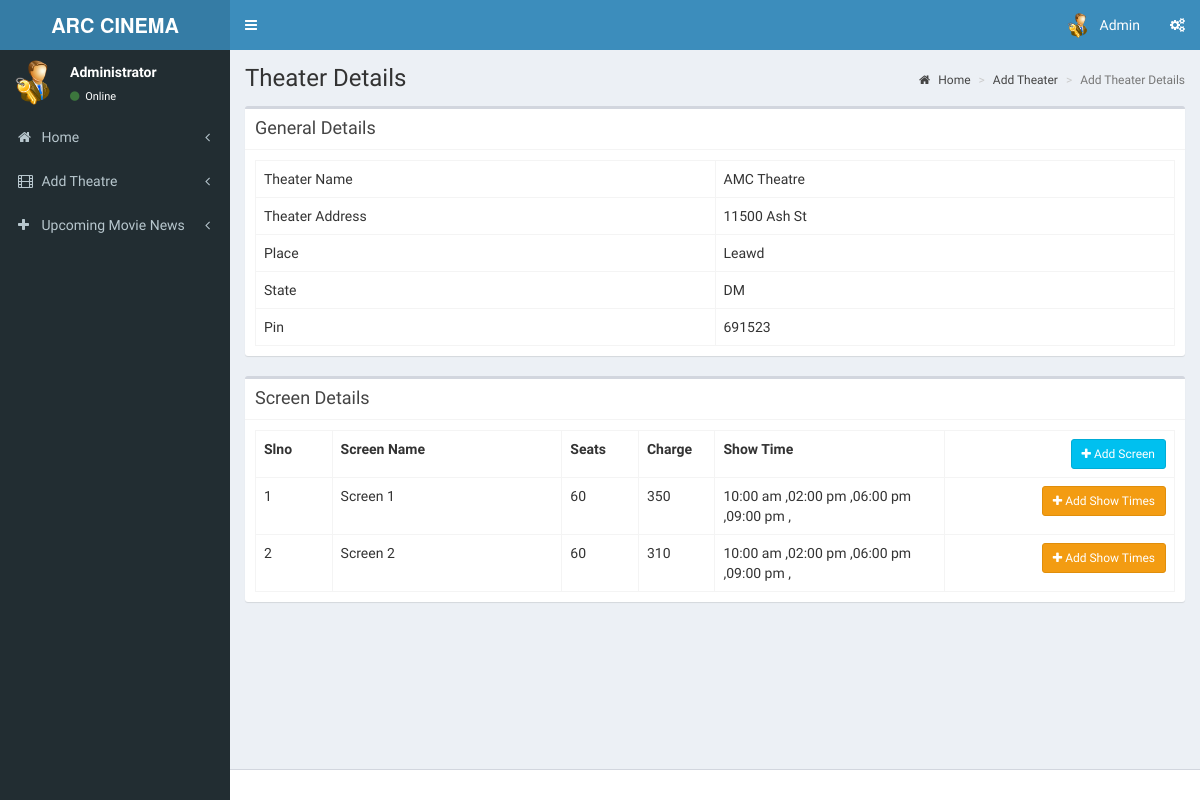
The app's page /admin/pages/add_theatre_2.1.php?id=3 (signed in) with its own data.
### tables this page shows
CREATE TABLE `tbl_theatre` (
  `id` int(11) NOT NULL,
  `name` varchar(100) NOT NULL,
  `address` varchar(100) NOT NULL,
  `place` varchar(100) NOT NULL,
  `state` varchar(50) NOT NULL,
  `pin` int(11) NOT NULL
);

CREATE TABLE `tbl_screens` (
  `screen_id` int(11) NOT NULL,
  `t_id` int(11) NOT NULL COMMENT 'theatre id',
  `screen_name` varchar(110) NOT NULL,
  `seats` int(11) NOT NULL COMMENT 'number of seats',
  `charge` int(11) NOT NULL
);

CREATE TABLE `tbl_show_time` (
  `st_id` int(11) NOT NULL,
  `screen_id` int(11) NOT NULL,
  `name` varchar(40) NOT NULL COMMENT 'noon,second,etc',
  `start_time` time NOT NULL
);

### admin/pages/add_theatre_2.1.php (the view, shortened to what this page needs)
<?php
include('header.php');
?>
  <div class="content-wrapper">
    <section class="content-header">
      <h1>
        Theater Details
      </h1>
      <ol class="breadcrumb">
        <li><a href="index.php"><i class="fa fa-home"></i> Home</a></li>
        <li><a href="add_theater.php">Add Theater</a></li>
        <li class="active">Add Theater Details</li>
      </ol>
    </section>
    <section class="content">
      <div class="box">
         <div class="box-header with-border">
              <h3 class="box-title">General Details</h3>
            </div>
        <div class="box-body">
          <?php
            $th=mysqli_query($con,"select * from tbl_theatre where id='".$_GET['id']."'");
            $theatre=mysqli_fetch_array($th);
          ?>
            <table class="table table-bordered table-hover">
                <tr>
                    <td class="col-md-6">Theater Name</td>
                    <td  class="col-md-6"><?php echo $theatre['name'];?></td>
                </tr>
                <tr>
                    <td>Theater Address</td>
                    <td><?php echo $theatre['address'];?></td>
                </tr>
                <tr>
                    <td>Place</td>
                    <td><?php echo $theatre['place'];?></td>
                </tr>
                <tr>
                    <td>State</td>
                    <td><?php echo $theatre['state'];?></td>
                </tr>
                <tr>
                    <td>Pin</td>
                    <td><?php echo $theatre['pin'];?></td>
                </tr>
            </table>
        </div>
      </div>
         <div class="box">
         <div class="box-header with-border">
              <h3 class="box-title">Screen Details</h3>
            </div>
        <div class="box-body" id="screendtls">
          <?php
            $sr=mysqli_query($con,"select * from tbl_screens where t_id='".$_GET['id']."'");
            if(mysqli_num_rows($sr))
            {
          ?>
            <table class="table table-bordered table-hover">
              <th class="col-md-1">Slno</th>
              <th class="col-md-3">Screen Name</th>
              <th class="col-md-1">Seats</th>
              <th class="col-md-1">Charge</th>
              <th class="col-md-3">Show Time</th>
              <th class="text-right col-md-3"><button data-toggle="modal" data-target="#view-modal" id="getUser" class="btn btn-sm btn-info"><i class="fa fa-plus"></i> Add Screen</button></th>
                <?php
                $sl=1;
                while($screen=mysqli_fetch_array($sr))
                {
                  ?>
                  <tr>
                    <td><?php echo $sl;?></td>
                    <td><?php echo $screen['screen_name'];?></td>
                    <td><?php echo $screen['seats'];?></td>
                    <td><?php echo $screen['charge'];?></td>
                    <?php
                      $st=mysqli_query($con,"select * from tbl_show_time where screen_id='".$screen['screen_id']."'");
                    ?>
                    <td><?php if(mysqli_num_rows($st)) { while($stm=mysqli_fetch_array($st))
                    { echo date('h:i a',strtotime($stm['start_time']))." ,";}}
                    else
                    {echo "No Show Time Added";}
                    ?></td>
                    <td class="text-right"><button data-toggle="modal" data-id="<?php echo $screen['screen_id'];?>" data-target="#view-modal2" id="getUser2" class="btn btn-sm btn-warning"><i class="fa fa-plus"></i> Add Show Times</button></td>
                  </tr>
                  <?php
                  $sl++;
                }
                ?>
            </table>
            <?php
            }
            else
            {
              ?>
              <button data-toggle="modal" data-target="#view-modal" id="getUser" class="btn btn-sm btn-info"><i class="fa fa-plus"></i> Add Screen</button>
              <?php
            }
            ?>
        </div>
      </div>
    </section>
  </div>
  <?php
include('footer.php');
?>

### records on screen
tbl_theatre: name "AMC Theatre", address "11500 Ash St", place "Leawd", state "DM", pin "691523"
tbl_screens: screen_name "Screen 1", seats "60", charge "350"
tbl_show_time: start_time "10:00 am"
tbl_show_time: start_time "02:00 pm"
tbl_show_time: start_time "06:00 pm"
tbl_show_time: start_time "09:00 pm"
tbl_screens: screen_name "Screen 2", seats "60", charge "310"
tbl_show_time: start_time "10:00 am"
tbl_show_time: start_time "02:00 pm"
tbl_show_time: start_time "06:00 pm"
tbl_show_time: start_time "09:00 pm"
